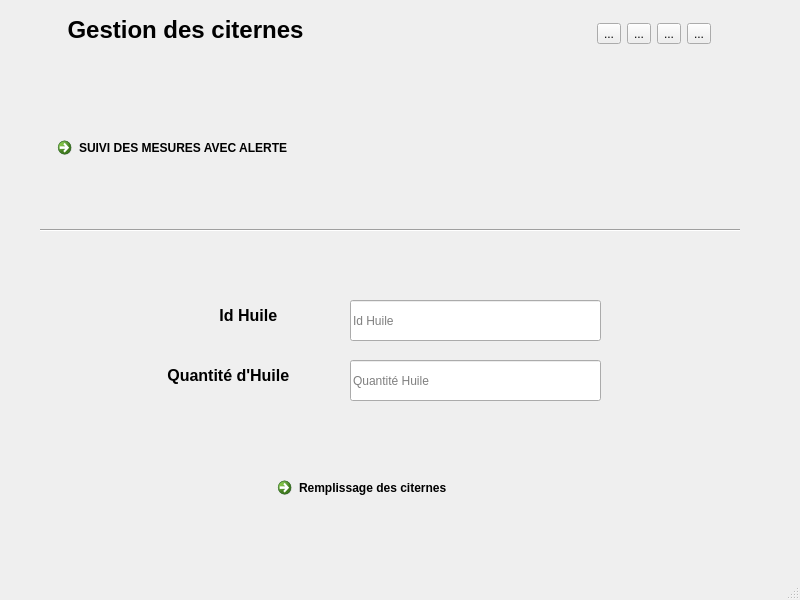
<?xml version="1.0" encoding="UTF-8"?>
<ui version="4.0">
 <class>Citernes</class>
 <widget class="QMainWindow" name="Citernes">
  <property name="geometry">
   <rect>
    <x>0</x>
    <y>0</y>
    <width>800</width>
    <height>600</height>
   </rect>
  </property>
  <property name="windowTitle">
   <string>MainWindow</string>
  </property>
  <widget class="QWidget" name="centralwidget">
   <widget class="QStackedWidget" name="metiersCiternes">
    <property name="geometry">
     <rect>
      <x>40</x>
      <y>50</y>
      <width>700</width>
      <height>501</height>
     </rect>
    </property>
    <property name="currentIndex">
     <number>3</number>
    </property>
    <widget class="QWidget" name="ajoutCiternes">
     <widget class="QWidget" name="formLayoutWidget">
      <property name="geometry">
       <rect>
        <x>50</x>
        <y>20</y>
        <width>621</width>
        <height>502</height>
       </rect>
      </property>
      <layout class="QFormLayout" name="formLayout">
       <property name="verticalSpacing">
        <number>43</number>
       </property>
       <item row="0" column="0">
        <widget class="QLabel" name="CapaciteMaximale">
         <property name="text">
          <string>Capacite Maximale</string>
         </property>
        </widget>
       </item>
       <item row="0" column="1">
        <widget class="QLineEdit" name="SaiCapa">
         <property name="placeholderText">
          <string>Capacite Maximale</string>
         </property>
        </widget>
       </item>
       <item row="1" column="0">
        <widget class="QLabel" name="NiveauActuel">
         <property name="text">
          <string>Niveau Actuel</string>
         </property>
        </widget>
       </item>
       <item row="1" column="1">
        <widget class="QLineEdit" name="SaiNiv">
         <property name="placeholderText">
          <string>Niveau Actuel</string>
         </property>
        </widget>
       </item>
       <item row="2" column="0">
        <widget class="QLabel" name="TypeHuile">
         <property name="text">
          <string>Type Huile</string>
         </property>
        </widget>
       </item>
       <item row="2" column="1">
        <widget class="QComboBox" name="SaiTyp">
         <item>
          <property name="text">
           <string>Olive</string>
          </property>
         </item>
         <item>
          <property name="text">
           <string>Raffinée</string>
          </property>
         </item>
         <item>
          <property name="text">
           <string>Bio</string>
          </property>
         </item>
         <item>
          <property name="text">
           <string>Alimentaire</string>
          </property>
         </item>
         <item>
          <property name="text">
           <string>Industrielle</string>
          </property>
         </item>
        </widget>
       </item>
       <item row="3" column="0">
        <widget class="QLabel" name="Temperature">
         <property name="text">
          <string>Température</string>
         </property>
        </widget>
       </item>
       <item row="3" column="1">
        <widget class="QDoubleSpinBox" name="SaiTem"/>
       </item>
       <item row="4" column="0">
        <widget class="QLabel" name="Etat">
         <property name="text">
          <string>Etat</string>
         </property>
        </widget>
       </item>
       <item row="4" column="1">
        <widget class="QComboBox" name="SaiEtat">
         <item>
          <property name="text">
           <string>Vide</string>
          </property>
         </item>
         <item>
          <property name="text">
           <string>Pleine</string>
          </property>
         </item>
         <item>
          <property name="text">
           <string>En utilisation</string>
          </property>
         </item>
         <item>
          <property name="text">
           <string>En remplissage </string>
          </property>
         </item>
         <item>
          <property name="text">
           <string>En maintenance</string>
          </property>
         </item>
         <item>
          <property name="text">
           <string>Bloquee</string>
          </property>
         </item>
        </widget>
       </item>
       <item row="5" column="1">
        <layout class="QHBoxLayout" name="qjouterCitRow">
         <item>
          <spacer name="horizontalSpacer_ajoutercit">
           <property name="orientation">
            <enum>Qt::Orientation::Horizontal</enum>
           </property>
           <property name="sizeHint" stdset="0">
            <size>
             <width>40</width>
             <height>20</height>
            </size>
           </property>
          </spacer>
         </item>
         <item>
          <widget class="QPushButton" name="ConAjout">
           <property name="text">
            <string>Ajouter</string>
           </property>
           <property name="icon">
            <iconset resource="img.qrc">
             <normaloff>:/img/export.svg</normaloff>:/img/export.svg</iconset>
           </property>
           <property name="iconSize">
            <size>
             <width>18</width>
             <height>18</height>
            </size>
           </property>
          </widget>
         </item>
        </layout>
       </item>
      </layout>
     </widget>
    </widget>
    <widget class="QWidget" name="consulterciterne">
     <layout class="QVBoxLayout" name="consulterLayout">
      <item>
       <layout class="QHBoxLayout" name="horizontalLayout">
        <item>
         <widget class="QLineEdit" name="SaiRecherche"/>
        </item>
        <item>
         <widget class="QToolButton" name="Recherche">
          <property name="text">
           <string>...</string>
          </property>
          <property name="icon">
           <iconset resource="img.qrc">
            <normaloff>:/img/search.svg</normaloff>:/img/search.svg</iconset>
          </property>
          <property name="autoRaise">
           <bool>true</bool>
          </property>
         </widget>
        </item>
        <item>
         <widget class="QComboBox" name="Trier">
          <property name="editable">
           <bool>false</bool>
          </property>
          <property name="currentText">
           <string>Trier</string>
          </property>
          <item>
           <property name="text">
            <string>Trier</string>
           </property>
          </item>
          <item>
           <property name="text">
            <string>Niveau Actuel</string>
           </property>
          </item>
          <item>
           <property name="text">
            <string>Type Huile</string>
           </property>
          </item>
          <item>
           <property name="text">
            <string>Capacite Maximale</string>
           </property>
          </item>
          <item>
           <property name="text">
            <string>Température</string>
           </property>
          </item>
          <item>
           <property name="text">
            <string>Etat</string>
           </property>
          </item>
         </widget>
        </item>
       </layout>
      </item>
      <item>
       <widget class="QTableWidget" name="ListeCiterne">
        <attribute name="verticalHeaderDefaultSectionSize">
         <number>37</number>
        </attribute>
        <row/>
        <column>
         <property name="text">
          <string>Id</string>
         </property>
        </column>
        <column>
         <property name="text">
          <string>Capacite Maximale</string>
         </property>
        </column>
        <column>
         <property name="text">
          <string>Niveau Actuel</string>
         </property>
        </column>
        <column>
         <property name="text">
          <string>Type Huile</string>
         </property>
        </column>
        <column>
         <property name="text">
          <string>Température</string>
         </property>
        </column>
        <column>
         <property name="text">
          <string>Etat</string>
         </property>
        </column>
        <column>
         <property name="text">
          <string>Action</string>
         </property>
        </column>
       </widget>
      </item>
      <item>
       <layout class="QHBoxLayout" name="_2">
        <item>
         <spacer name="horizontalSpacer_export">
          <property name="orientation">
           <enum>Qt::Orientation::Horizontal</enum>
          </property>
          <property name="sizeHint" stdset="0">
           <size>
            <width>40</width>
            <height>20</height>
           </size>
          </property>
         </spacer>
        </item>
        <item>
         <widget class="QPushButton" name="exporterListeCiterne">
          <property name="text">
           <string>Exporter</string>
          </property>
          <property name="icon">
           <iconset resource="img.qrc">
            <normaloff>:/img/export.svg</normaloff>:/img/export.svg</iconset>
          </property>
          <property name="iconSize">
           <size>
            <width>18</width>
            <height>18</height>
           </size>
          </property>
         </widget>
        </item>
       </layout>
      </item>
     </layout>
    </widget>
    <widget class="QWidget" name="statCiterne">
     <layout class="QVBoxLayout" name="statPersonnelLayout">
      <item>
       <widget class="QWidget" name="chartStatusContainer" native="true">
        <widget class="QLabel" name="FaireLesStat">
         <property name="geometry">
          <rect>
           <x>20</x>
           <y>-10</y>
           <width>251</width>
           <height>41</height>
          </rect>
         </property>
         <property name="text">
          <string>&lt;html&gt;&lt;head/&gt;&lt;body&gt;&lt;p align=&quot;center&quot;&gt;&lt;span style=&quot; font-size:10pt; font-weight:700;&quot;&gt;Faire les statistiques  de &lt;/span&gt;&lt;/p&gt;&lt;/body&gt;&lt;/html&gt;</string>
         </property>
        </widget>
        <widget class="QComboBox" name="X">
         <property name="geometry">
          <rect>
           <x>290</x>
           <y>0</y>
           <width>371</width>
           <height>31</height>
          </rect>
         </property>
         <item>
          <property name="text">
           <string>📉 Taux de remplissage global</string>
          </property>
         </item>
         <item>
          <property name="text">
           <string>🧪Répartition des types d’huile</string>
          </property>
         </item>
         <item>
          <property name="text">
           <string>🌡️Température des citernes</string>
          </property>
         </item>
         <item>
          <property name="text">
           <string>🛢️ État des citernes</string>
          </property>
         </item>
        </widget>
       </widget>
      </item>
     </layout>
    </widget>
    <widget class="QWidget" name="AvCiterne">
     <widget class="QLabel" name="QuantiteHuile">
      <property name="geometry">
       <rect>
        <x>90</x>
        <y>310</y>
        <width>201</width>
        <height>31</height>
       </rect>
      </property>
      <property name="text">
       <string>&lt;html&gt;&lt;head/&gt;&lt;body&gt;&lt;p align=&quot;center&quot;&gt;&lt;span style=&quot; font-size:12pt; font-weight:700;&quot;&gt;Quantité d'Huile &lt;/span&gt;&lt;/p&gt;&lt;/body&gt;&lt;/html&gt;</string>
      </property>
     </widget>
     <widget class="QLabel" name="idhuile">
      <property name="geometry">
       <rect>
        <x>110</x>
        <y>250</y>
        <width>201</width>
        <height>31</height>
       </rect>
      </property>
      <property name="text">
       <string>&lt;html&gt;&lt;head/&gt;&lt;body&gt;&lt;p align=&quot;center&quot;&gt;&lt;span style=&quot; font-size:12pt; font-weight:700;&quot;&gt;Id Huile  &lt;/span&gt;&lt;/p&gt;&lt;/body&gt;&lt;/html&gt;</string>
      </property>
     </widget>
     <widget class="QLineEdit" name="saiidhuile">
      <property name="geometry">
       <rect>
        <x>310</x>
        <y>250</y>
        <width>251</width>
        <height>41</height>
       </rect>
      </property>
      <property name="placeholderText">
       <string>Id Huile </string>
      </property>
     </widget>
     <widget class="QCommandLinkButton" name="mesure">
      <property name="geometry">
       <rect>
        <x>10</x>
        <y>80</y>
        <width>681</width>
        <height>51</height>
       </rect>
      </property>
      <property name="text">
       <string>SUIVI DES MESURES AVEC ALERTE </string>
      </property>
     </widget>
     <widget class="QCommandLinkButton" name="remplissageCi">
      <property name="geometry">
       <rect>
        <x>230</x>
        <y>420</y>
        <width>271</width>
        <height>51</height>
       </rect>
      </property>
      <property name="text">
       <string>Remplissage des citernes</string>
      </property>
     </widget>
     <widget class="QLineEdit" name="saiquanhuile">
      <property name="geometry">
       <rect>
        <x>310</x>
        <y>310</y>
        <width>251</width>
        <height>41</height>
       </rect>
      </property>
      <property name="placeholderText">
       <string>Quantité Huile </string>
      </property>
     </widget>
     <widget class="Line" name="line">
      <property name="geometry">
       <rect>
        <x>-10</x>
        <y>170</y>
        <width>721</width>
        <height>20</height>
       </rect>
      </property>
      <property name="orientation">
       <enum>Qt::Orientation::Horizontal</enum>
      </property>
     </widget>
    </widget>
   </widget>
   <widget class="QWidget" name="horizontalLayoutWidget_3">
    <property name="geometry">
     <rect>
      <x>510</x>
      <y>20</y>
      <width>201</width>
      <height>28</height>
     </rect>
    </property>
    <layout class="QHBoxLayout" name="horizontalLayout_3">
     <item>
      <spacer name="horizontalSpacer_2">
       <property name="orientation">
        <enum>Qt::Orientation::Horizontal</enum>
       </property>
       <property name="sizeHint" stdset="0">
        <size>
         <width>40</width>
         <height>20</height>
        </size>
       </property>
      </spacer>
     </item>
     <item>
      <widget class="QToolButton" name="AjoutCiterne">
       <property name="toolTip">
        <string>Ajouter</string>
       </property>
       <property name="text">
        <string>...</string>
       </property>
       <property name="icon">
        <iconset resource="img.qrc">
         <normaloff>:/img/add.svg</normaloff>:/img/add.svg</iconset>
       </property>
      </widget>
     </item>
     <item>
      <widget class="QToolButton" name="ConsulterCiterne">
       <property name="toolTip">
        <string>Consulter</string>
       </property>
       <property name="text">
        <string>...</string>
       </property>
       <property name="icon">
        <iconset resource="img.qrc">
         <normaloff>:/img/search.svg</normaloff>:/img/search.svg</iconset>
       </property>
      </widget>
     </item>
     <item>
      <widget class="QToolButton" name="StatistiqueCiterne">
       <property name="toolTip">
        <string>Statistiques</string>
       </property>
       <property name="text">
        <string>...</string>
       </property>
       <property name="icon">
        <iconset resource="img.qrc">
         <normaloff>:/img/chart.svg</normaloff>:/img/chart.svg</iconset>
       </property>
      </widget>
     </item>
     <item>
      <widget class="QToolButton" name="MetierAvanceCiterne">
       <property name="toolTip">
        <string>Avancé</string>
       </property>
       <property name="text">
        <string>...</string>
       </property>
       <property name="icon">
        <iconset resource="img.qrc">
         <normaloff>:/img/settings.svg</normaloff>:/img/settings.svg</iconset>
       </property>
      </widget>
     </item>
    </layout>
   </widget>
   <widget class="QLabel" name="GestionsDesCiternes">
    <property name="geometry">
     <rect>
      <x>10</x>
      <y>10</y>
      <width>351</width>
      <height>41</height>
     </rect>
    </property>
    <property name="text">
     <string>&lt;html&gt;&lt;head/&gt;&lt;body&gt;&lt;p align=&quot;center&quot;&gt;&lt;span style=&quot; font-size:18pt; font-weight:700;&quot;&gt;Gestion des citernes&lt;/span&gt;&lt;/p&gt;&lt;/body&gt;&lt;/html&gt;</string>
    </property>
   </widget>
  </widget>
  <widget class="QMenuBar" name="menubar">
   <property name="geometry">
    <rect>
     <x>0</x>
     <y>0</y>
     <width>800</width>
     <height>26</height>
    </rect>
   </property>
  </widget>
  <widget class="QStatusBar" name="statusbar"/>
 </widget>
 <resources>
  <include location="img.qrc"/>
 </resources>
 <connections/>
</ui>
